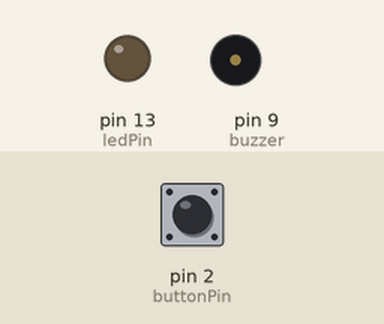
This sketch was run on a simulated Arduino Uno, built with avr-gcc and run on an emulated ATmega328P. Parts: output pins drawn as LEDs (lit = HIGH), buzzer (waves = sounding). Dashed ring = blinking. The test bench sets the inputs (shaded band); at power-on: pin 2 (buttonPin) LOW. What the sketch prints to the serial monitor is not drawn.

Above: at 1.2 s.
1.3 s: pin 2 (buttonPin) pulled HIGH for 0.15 s
At 1.37 s:
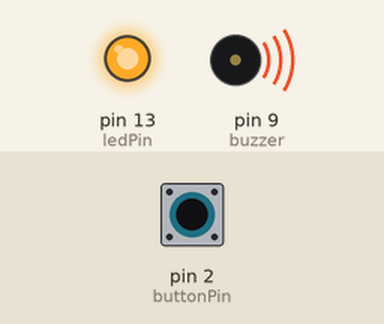
3.0 s: pin 2 (buttonPin) pulled HIGH for 1 s
At 5.0 s:
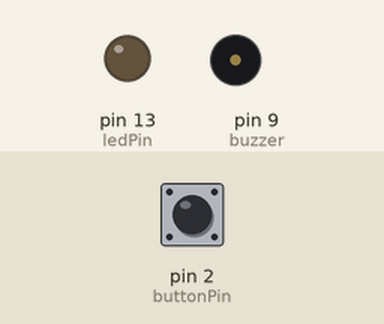
7.0 s: pin 2 (buttonPin) pulled HIGH for 3.2 s
At 7.8 s:
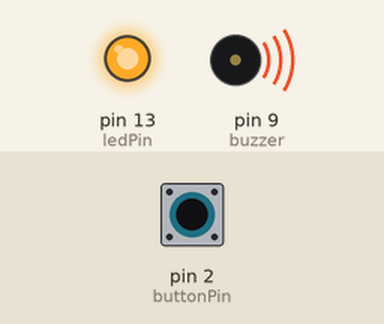
11.7 s: pin 2 (buttonPin) pulsed HIGH 2 times (0.12 s each, 0.3 s apart)
At 11.76 s:
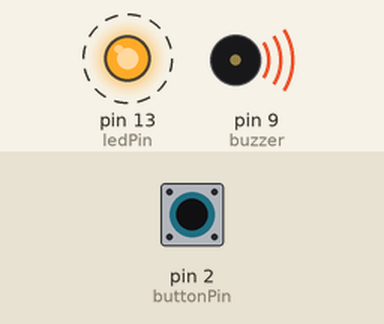
Timing chart, 0 to 14.7 s (numbered marks = the images above; inputs shaded):
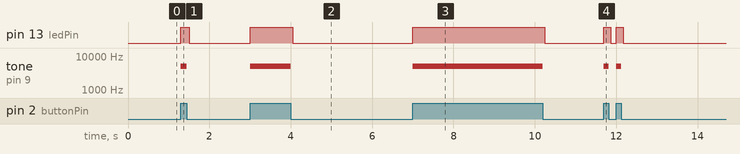

The sketch:

morsecode_final.ino
```cpp
unsigned long time1,time2,first,low,high,temp;
char* code[30]={".-","-...","-.-.","-..",".","..-.","--.","....","..",
".---","-.-",".-..","--","-.","---",".--.","--.-",".-.",
"...","-","..-","...-",".--","-..-","-.--","--.."};
const int buttonPin = 2;
const int buzzer = 9;
const int ledPin =  13;
int buttonState = 0;
void funct(char *);
int i,t=1;

void setup()
{
  Serial.begin(9600);
  pinMode(ledPin, OUTPUT);
  pinMode(buttonPin, INPUT);
  pinMode(buzzer, OUTPUT);
}

void loop()
{
  label2:
  temp=millis();
  if((temp-time2)>3000)
  {
    if(t==0)
      Serial.print(" ");
    t=1;
    }
  buttonState = digitalRead(buttonPin);
  if (buttonState == HIGH)
  {
    first=millis();
    i=0;
    char b[10]="\0";
    while(1)
    {
      buttonState = digitalRead(buttonPin);
      if (buttonState == HIGH)
      {
        digitalWrite(ledPin, HIGH);
        tone(buzzer, 5000);
        while(buttonState==HIGH)
        buttonState = digitalRead(buttonPin);
        noTone(buzzer);
        time1 = millis();
        high=time1-first;
        delay(50);// wait a second so as not to send massive amounts of data
        if(high>=300)
          b[i]='-';
        else
          b[i]='.';
        i++;
      }
      else
      {
        digitalWrite(ledPin, LOW);
        while(buttonState==LOW)
        {
          time2 = millis();
          low=time2-time1;
          if(low>1100)
          {
            b[i]='\0';
            funct(b);
            goto label2;
          }
          buttonState = digitalRead(buttonPin);
        }
        first=time2;
      }
    }
  }
}

void funct(char *p)
{
  int j=0;
  char a1[10]="\0";
  char final;
  while(*p!='\0')
  {
  a1[j]=*p;
  p++;j++;
  }
  a1[j]='\0';
  for (int k=0;k<26;k++)
  {
    if(strcmp(code[k],a1)==0)
    {
      final=k+65;
      Serial.print(final);
    }
  }
  t=0;
}
```

Measured:
- after the input at 1.3 s, pin 13 (ledPin): LOW → HIGH at once, → LOW 0.20 s later; tone on pin 9 (buzzer): silent → 5000 Hz at once, → silent 0.15 s later
- after the input at 3.0 s, pin 13 (ledPin): LOW → HIGH at once, → LOW 1.1 s later; tone on pin 9 (buzzer): silent → 5000 Hz at once, → silent 1.0 s later
- after the input at 7.0 s, pin 13 (ledPin): LOW → HIGH at once, → LOW 3.2 s later; tone on pin 9 (buzzer): silent → 5000 Hz at once, → silent 3.2 s later
- after the input at 11.7 s, pin 13 (ledPin): alternates HIGH for 0.17 s and LOW for 0.13 s, 4 changes in all, then stays LOW, starting at once; tone on pin 9 (buzzer): alternates 5000 Hz for 0.12 s and silent for 0.18 s, 4 changes in all, then stays silent, starting at once
